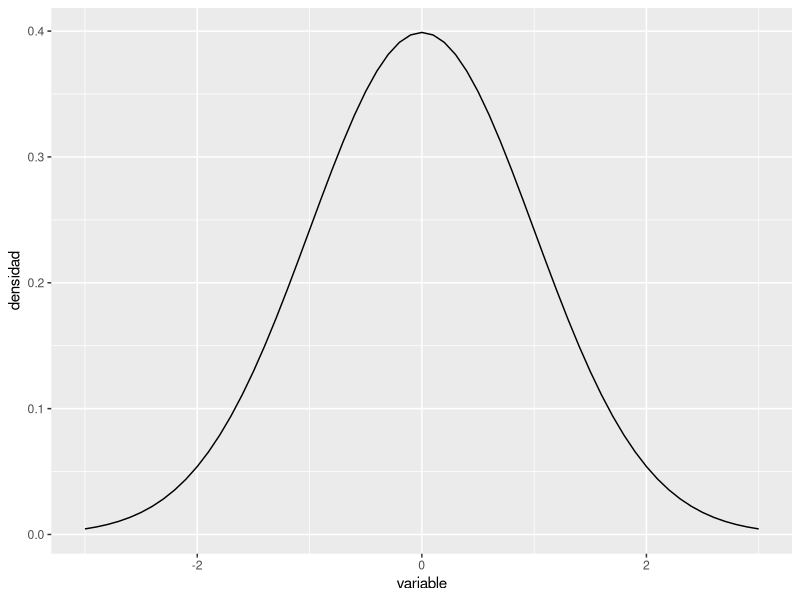

R code for this plot:
## ---- chunk 1
#| message: false

# Paquetes:
library(tidyverse)

# Inicialización del entorno:
set.seed(20260203) # Asegurar la "reproducibilidad" de las simulaciones
## ---- chunk 2
tibble(
  variable = seq(from = -3, to = 3, by = .1),
  densidad = variable |> dnorm()
) |>
  ggplot(mapping = aes(x = variable, y = densidad)) +
  geom_line()
## ---- chunk 3
1:5
## ---- chunk 4
6:10
## ---- chunk 5
valores <- c(3, 5, 7)
media   <- valores |> mean()
n_vals  <- valores |> length()
